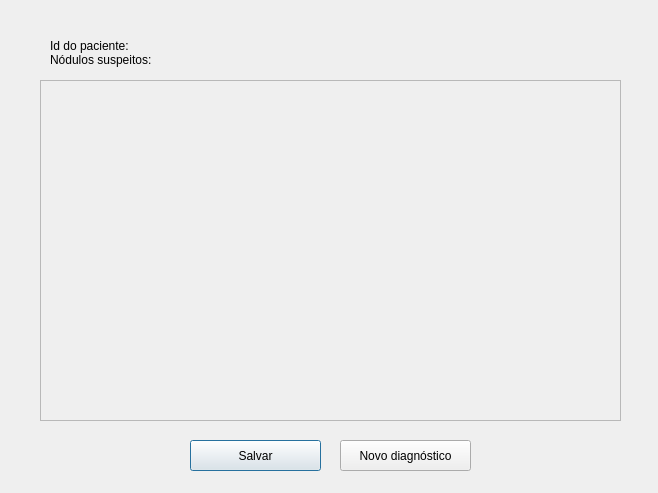
<?xml version="1.0" encoding="UTF-8"?>
<ui version="4.0">
 <class>Dialog</class>
 <widget class="QDialog" name="Dialog">
  <property name="geometry">
   <rect>
    <x>0</x>
    <y>0</y>
    <width>658</width>
    <height>493</height>
   </rect>
  </property>
  <property name="windowTitle">
   <string>SDAC.PAMPA</string>
  </property>
  <property name="windowIcon">
   <iconset>
    <normaloff>Icons/unipampa-icon.png</normaloff>Icons/unipampa-icon.png</iconset>
  </property>
  <widget class="QDialogButtonBox" name="buttonBox">
   <property name="geometry">
    <rect>
     <x>0</x>
     <y>430</y>
     <width>651</width>
     <height>51</height>
    </rect>
   </property>
   <property name="orientation">
    <enum>Qt::Horizontal</enum>
   </property>
   <property name="standardButtons">
    <set>QDialogButtonBox::NoButton</set>
   </property>
   <property name="centerButtons">
    <bool>true</bool>
   </property>
  </widget>
  <widget class="QPushButton" name="pushButton">
   <property name="geometry">
    <rect>
     <x>190</x>
     <y>440</y>
     <width>131</width>
     <height>31</height>
    </rect>
   </property>
   <property name="text">
    <string>Salvar</string>
   </property>
   <property name="icon">
    <iconset>
     <normaloff>Icons/save.png</normaloff>Icons/save.png</iconset>
   </property>
   <property name="iconSize">
    <size>
     <width>30</width>
     <height>30</height>
    </size>
   </property>
  </widget>
  <widget class="QPushButton" name="pushButton_2">
   <property name="geometry">
    <rect>
     <x>340</x>
     <y>440</y>
     <width>131</width>
     <height>31</height>
    </rect>
   </property>
   <property name="text">
    <string>Novo diagnóstico</string>
   </property>
   <property name="icon">
    <iconset>
     <normaloff>Icons/new.png</normaloff>Icons/new.png</iconset>
   </property>
   <property name="iconSize">
    <size>
     <width>15</width>
     <height>15</height>
    </size>
   </property>
  </widget>
  <widget class="QLabel" name="label">
   <property name="geometry">
    <rect>
     <x>50</x>
     <y>30</y>
     <width>111</width>
     <height>31</height>
    </rect>
   </property>
   <property name="text">
    <string>Id do paciente:</string>
   </property>
  </widget>
  <widget class="QLabel" name="label_2">
   <property name="geometry">
    <rect>
     <x>50</x>
     <y>50</y>
     <width>121</width>
     <height>20</height>
    </rect>
   </property>
   <property name="text">
    <string>Nódulos suspeitos: </string>
   </property>
  </widget>
  <widget class="QScrollArea" name="scrollArea">
   <property name="geometry">
    <rect>
     <x>40</x>
     <y>80</y>
     <width>581</width>
     <height>341</height>
    </rect>
   </property>
   <property name="widgetResizable">
    <bool>true</bool>
   </property>
   <widget class="QWidget" name="scrollAreaWidgetContents">
    <property name="geometry">
     <rect>
      <x>0</x>
      <y>0</y>
      <width>579</width>
      <height>339</height>
     </rect>
    </property>
   </widget>
  </widget>
 </widget>
 <resources/>
 <connections>
  <connection>
   <sender>buttonBox</sender>
   <signal>accepted()</signal>
   <receiver>Dialog</receiver>
   <slot>accept()</slot>
   <hints>
    <hint type="sourcelabel">
     <x>248</x>
     <y>254</y>
    </hint>
    <hint type="destinationlabel">
     <x>157</x>
     <y>274</y>
    </hint>
   </hints>
  </connection>
  <connection>
   <sender>buttonBox</sender>
   <signal>rejected()</signal>
   <receiver>Dialog</receiver>
   <slot>reject()</slot>
   <hints>
    <hint type="sourcelabel">
     <x>316</x>
     <y>260</y>
    </hint>
    <hint type="destinationlabel">
     <x>286</x>
     <y>274</y>
    </hint>
   </hints>
  </connection>
 </connections>
</ui>
